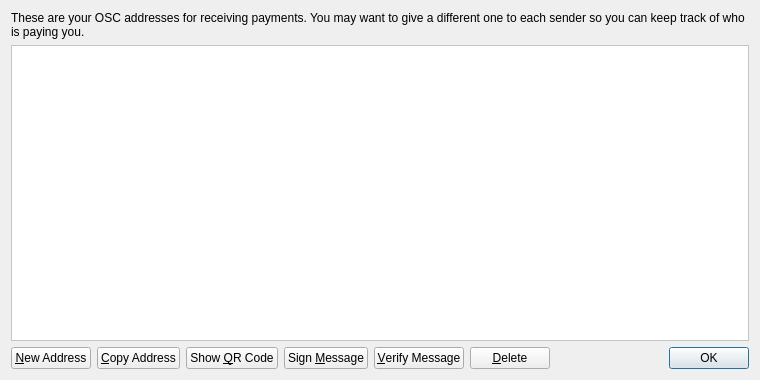
<?xml version="1.0" encoding="UTF-8"?>
<ui version="4.0">
 <class>AddressBookPage</class>
 <widget class="QWidget" name="AddressBookPage">
  <property name="geometry">
   <rect>
    <x>0</x>
    <y>0</y>
    <width>760</width>
    <height>380</height>
   </rect>
  </property>
  <property name="windowTitle">
   <string>Address Book</string>
  </property>
  <property name="styleSheet">
   <string notr="true"/>
  </property>
  <layout class="QVBoxLayout" name="verticalLayout">
   <item>
    <widget class="QLabel" name="labelExplanation">
     <property name="text">
      <string>These are your OSC addresses for receiving payments. You may want to give a different one to each sender so you can keep track of who is paying you.</string>
     </property>
     <property name="textFormat">
      <enum>Qt::PlainText</enum>
     </property>
     <property name="wordWrap">
      <bool>true</bool>
     </property>
    </widget>
   </item>
   <item>
    <widget class="QTableView" name="tableView">
     <property name="contextMenuPolicy">
      <enum>Qt::CustomContextMenu</enum>
     </property>
     <property name="toolTip">
      <string>Double-click to edit address or label</string>
     </property>
     <property name="styleSheet">
      <string notr="true">background-color: #FFF;
color: #000;
border-color: rgb(255, 255, 255) 2px;</string>
     </property>
     <property name="tabKeyNavigation">
      <bool>false</bool>
     </property>
     <property name="alternatingRowColors">
      <bool>true</bool>
     </property>
     <property name="selectionMode">
      <enum>QAbstractItemView::SingleSelection</enum>
     </property>
     <property name="selectionBehavior">
      <enum>QAbstractItemView::SelectRows</enum>
     </property>
     <property name="sortingEnabled">
      <bool>true</bool>
     </property>
     <attribute name="verticalHeaderVisible">
      <bool>false</bool>
     </attribute>
    </widget>
   </item>
   <item>
    <layout class="QHBoxLayout" name="horizontalLayout">
     <item>
      <widget class="QPushButton" name="newAddressButton">
       <property name="toolTip">
        <string>Create a new address</string>
       </property>
       <property name="text">
        <string>&amp;New Address</string>
       </property>
       <property name="icon">
        <iconset resource="../Ocoin.qrc">
         <normaloff>:/icons/add</normaloff>:/icons/add</iconset>
       </property>
      </widget>
     </item>
     <item>
      <widget class="QPushButton" name="copyToClipboard">
       <property name="toolTip">
        <string>Copy the currently selected address to the system clipboard</string>
       </property>
       <property name="text">
        <string>&amp;Copy Address</string>
       </property>
       <property name="icon">
        <iconset resource="../Ocoin.qrc">
         <normaloff>:/icons/editcopy</normaloff>:/icons/editcopy</iconset>
       </property>
      </widget>
     </item>
     <item>
      <widget class="QPushButton" name="showQRCode">
       <property name="text">
        <string>Show &amp;QR Code</string>
       </property>
       <property name="icon">
        <iconset resource="../Ocoin.qrc">
         <normaloff>:/icons/qrcode</normaloff>:/icons/qrcode</iconset>
       </property>
      </widget>
     </item>
     <item>
      <widget class="QPushButton" name="signMessage">
       <property name="toolTip">
        <string>Sign a message to prove you own a BountyCoin address</string>
       </property>
       <property name="text">
        <string>Sign &amp;Message</string>
       </property>
       <property name="icon">
        <iconset resource="../Ocoin.qrc">
         <normaloff>:/icons/edit</normaloff>:/icons/edit</iconset>
       </property>
      </widget>
     </item>
     <item>
      <widget class="QPushButton" name="verifyMessage">
       <property name="toolTip">
        <string>Verify a message to ensure it was signed with a specified BountyCoin address</string>
       </property>
       <property name="text">
        <string>&amp;Verify Message</string>
       </property>
       <property name="icon">
        <iconset resource="../Ocoin.qrc">
         <normaloff>:/icons/transaction_0</normaloff>:/icons/transaction_0</iconset>
       </property>
      </widget>
     </item>
     <item>
      <widget class="QPushButton" name="deleteButton">
       <property name="toolTip">
        <string>Delete the currently selected address from the list</string>
       </property>
       <property name="text">
        <string>&amp;Delete</string>
       </property>
       <property name="icon">
        <iconset resource="../Ocoin.qrc">
         <normaloff>:/icons/remove</normaloff>:/icons/remove</iconset>
       </property>
      </widget>
     </item>
     <item>
      <spacer name="horizontalSpacer">
       <property name="orientation">
        <enum>Qt::Horizontal</enum>
       </property>
       <property name="sizeHint" stdset="0">
        <size>
         <width>40</width>
         <height>20</height>
        </size>
       </property>
      </spacer>
     </item>
     <item>
      <widget class="QDialogButtonBox" name="buttonBox">
       <property name="sizePolicy">
        <sizepolicy hsizetype="Maximum" vsizetype="Fixed">
         <horstretch>0</horstretch>
         <verstretch>0</verstretch>
        </sizepolicy>
       </property>
       <property name="standardButtons">
        <set>QDialogButtonBox::Ok</set>
       </property>
      </widget>
     </item>
    </layout>
   </item>
  </layout>
 </widget>
 <resources>
  <include location="../Ocoin.qrc"/>
 </resources>
 <connections/>
</ui>
